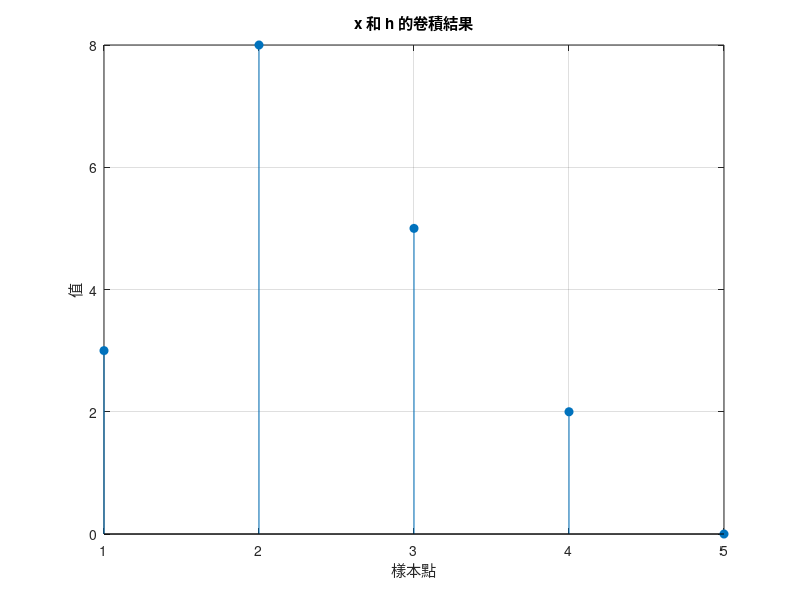

The MATLAB script that drew this image:
% 定義兩個向量 x 和 h
x = [1 2 0];
h = [3 2 1];

% x = [1 2 1];
% h = [3 2 1];

% x = [5 4 1];
% h = [2 1 1];

% 使用 conv 函數計算卷積
y = conv(x, h);

% 顯示結果
disp('卷積結果:');
disp(y);

% 繪製卷積結果
stem(y, 'filled');
title('x 和 h 的卷積結果');
xlabel('樣本點');
ylabel('值');
grid on;
